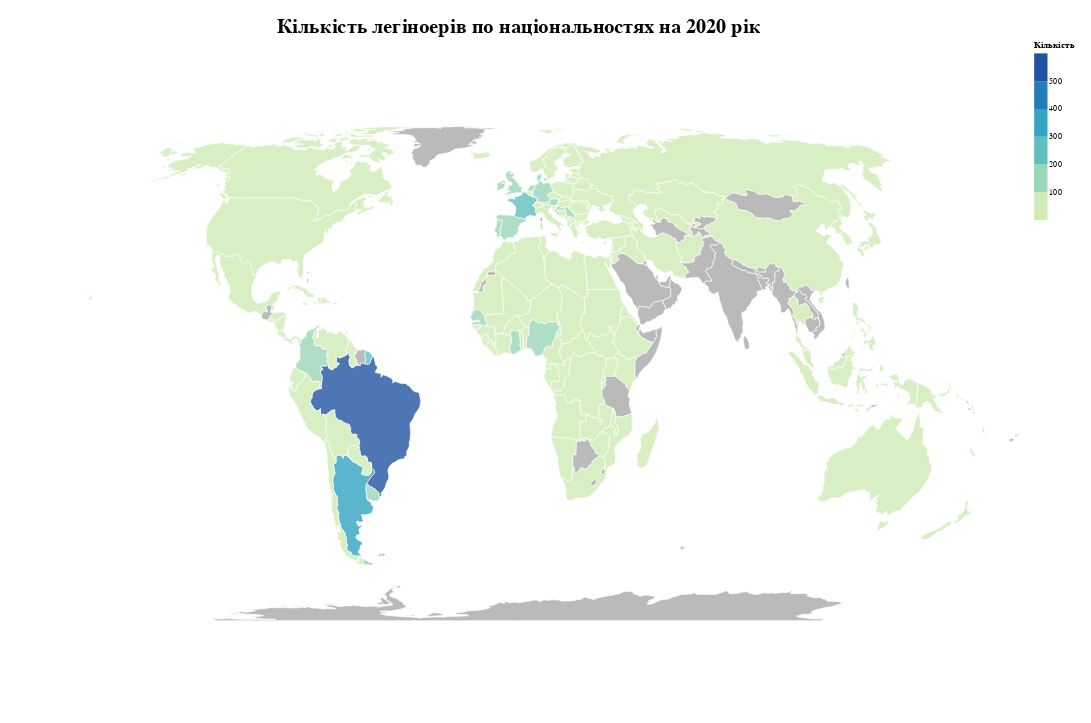

Notebook cell for this chart:
### Code cell
chart_1 = alt.Chart(
    legioner_countries,
    title='Кількість легіноерів по національностях на 2020 рік'
).project(
    type = 'equalEarth'
).mark_geoshape(
    stroke = 'white'
).encode(
    opacity = alt.condition(selection2, alt.value(0.8), alt.value(0.3)),
    tooltip = [
        alt.Tooltip('name:N', title='Країна'),
        alt.Tooltip('all_legioners:N', title='Легіонери'),
        alt.Tooltip('preferred_country:N', title='Улюблена країна')
    ],
    color = alt.Color(
        'all_legioners:Q',
        title='Кількість',
        bin = alt.Bin(maxbins=6),
    )
).add_selection(
    selection2
)

chart_2 = alt.Chart(
    no_legioner_countries
).project(
    type = 'equalEarth'
).mark_geoshape(
    stroke = 'white',
    fill = 'darkgray'
).encode(
    opacity = alt.condition(selection1, alt.value(0.8), alt.value(0.3)),
    tooltip = [
        alt.Tooltip('name:N', title='Країна'),
        alt.Tooltip('no_data:N', title='Легіонери'),
        alt.Tooltip('no_data:N', title='Улюблена країна')
    ],
).add_selection(
    selection1
)

alt.layer(
    chart_1,
    chart_2
).properties(
    padding=20,
    width = 1200,
    height = 800
).configure_title(
    fontSize=24
)

### Figure 1 — Vega-Lite specification as saved in the notebook (floating-point values rounded to 4 significant figures; data arrays with more than 128 entries replaced by an {"elided": "..."} marker saying what was removed)
{"config": {"view": {"continuousWidth": 400, "continuousHeight": 300}, "title": {"fontSize": 24}}, "layer": [{"data": {"name": "data-d398b79640aef8b9617cbc5c6ae4d5ac"}, "mark": {"type": "geoshape", "stroke": "white"}, "encoding": {"color": {"type": "quantitative", "bin": {"maxbins": 6}, "field": "all_legioners", "title": "Кількість"}, "opacity": {"condition": {"value": 0.8, "selection": "selector058"}, "value": 0.3}, "tooltip": [{"type": "nominal", "field": "name", "title": "Країна"}, {"type": "nominal", "field": "all_legioners", "title": "Легіонери"}, {"type": "nominal", "field": "preferred_country", "title": "Улюблена країна"}]}, "projection": {"type": "equalEarth"}, "selection": {"selector058": {"type": "single", "fields": ["geometry"], "encodings": ["color"]}}, "title": "Кількість легіноерів по національностях на 2020 рік"}, {"data": {"name": "data-2c98ebdd6bce9a404bf0b46193b89b7e"}, "mark": {"type": "geoshape", "fill": "darkgray", "stroke": "white"}, "encoding": {"opacity": {"condition": {"value": 0.8, "selection": "selector057"}, "value": 0.3}, "tooltip": [{"type": "nominal", "field": "name", "title": "Країна"}, {"type": "nominal", "field": "no_data", "title": "Легіонери"}, {"type": "nominal", "field": "no_data", "title": "Улюблена країна"}]}, "projection": {"type": "equalEarth"}, "selection": {"selector057": {"type": "single", "fields": ["geometry"], "encodings": ["color"]}}}], "height": 800, "padding": 20, "width": 1200, "$schema": "https://vega.github.io/schema/vega-lite/v4.8.1.json", "datasets": {"data-d398b79640aef8b9617cbc5c6ae4d5ac": {"elided": "134 records"}, "data-2c98ebdd6bce9a404bf0b46193b89b7e": [{"id": "ARE", "name": "United Arab Emirates", "no_data": "No Data", "type": "Feature", "geometry": {"type": "Polygon", "coordinates": [[[51.58, 24.25], [51.76, 24.29], [51.79, 24.02], [52.58, 24.18], [53.4, 24.15], [54.01, 24.12], [54.69, 24.8], [55.44, 25.44], [56.07, 26.06], [56.26, 25.71], [56.4, 24.92], [55.89, 24.92], [55.8, 24.27], [55.98, 24.13], [55.53, 23.93], [55.53, 23.52], [55.23, 23.11], [55.21, 22.71], [55.01, 22.5], [52.0, 23.0], [51.62, 24.01], [51.58, 24.25]]]}}, {"id": "ATA", "name": "Antarctica", "no_data": "No Data", "type": "Feature", "geometry": {"type": "MultiPolygon", "coordinates": {"elided": "8 rows, 1316 float values in total"}}}, {"id": "ATF", "name": "French Southern and Antarctic Lands", "no_data": "No Data", "type": "Feature", "geometry": {"type": "Polygon", "coordinates": [[[68.94, -48.62], [69.58, -48.94], [70.53, -49.06], [70.56, -49.26], [70.28, -49.71], [68.75, -49.77], [68.72, -49.24], [68.87, -48.83], [68.94, -48.62]]]}}, {"id": "BGD", "name": "Bangladesh", "no_data": "No Data", "type": "Feature", "geometry": {"type": "Polygon", "coordinates": [[[92.67, 22.04], [92.65, 21.32], [92.3, 21.48], [92.37, 20.67], [92.08, 21.19], [92.03, 21.7], [91.83, 22.18], [91.42, 22.77], [90.5, 22.81], [90.59, 22.39], [90.27, 21.84], [89.85, 22.04], [89.7, 21.86], [89.42, 21.97], [89.03, 22.06], [88.88, 22.88], [88.53, 23.63], [88.7, 24.23], [88.08, 24.5], [88.31, 24.87], [88.93, 25.24], [88.21, 25.77], [88.56, 26.45], [89.36, 26.01], [89.83, 25.97], [89.92, 25.27], [90.87, 25.13], [91.8, 25.15], [92.38, 24.98], [91.92, 24.13], [91.47, 24.07], [91.16, 23.5], [91.71, 22.99], [91.87, 23.62], [92.15, 23.63], [92.67, 22.04]]]}}, {"id": "BHS", "name": "The Bahamas", "no_data": "No Data", "type": "Feature", "geometry": {"type": "MultiPolygon", "coordinates": [[[[-77.53, 23.76], [-77.78, 23.71], [-78.03, 24.29], [-78.41, 24.58], [-78.19, 25.21], [-77.89, 25.17], [-77.54, 24.34], [-77.53, 23.76]]], [[[-77.82, 26.58], [-78.91, 26.42], [-78.98, 26.79], [-78.51, 26.87], [-77.85, 26.84], [-77.82, 26.58]]], [[[-77.0, 26.59], [-77.17, 25.88], [-77.36, 26.01], [-77.34, 26.53], [-77.79, 26.93], [-77.79, 27.04], [-77.0, 26.59]]]]}}, {"id": "BRN", "name": "Brunei", "no_data": "No Data", "type": "Feature", "geometry": {"type": "Polygon", "coordinates": [[[114.2, 4.526], [114.6, 4.9], [115.5, 5.448], [115.4, 4.955], [115.3, 4.317], [114.9, 4.348], [114.7, 4.008], [114.2, 4.526]]]}}, {"id": "BTN", "name": "Bhutan", "no_data": "No Data", "type": "Feature", "geometry": {"type": "Polygon", "coordinates": [[[91.7, 27.77], [92.1, 27.45], [92.03, 26.84], [91.22, 26.81], [90.37, 26.88], [89.74, 26.72], [88.84, 27.1], [88.81, 27.3], [89.48, 28.04], [90.02, 28.3], [90.73, 28.06], [91.26, 28.04], [91.7, 27.77]]]}}, {"id": "BWA", "name": "Botswana", "no_data": "No Data", "type": "Feature", "geometry": {"type": "Polygon", "coordinates": [[[25.65, -18.54], [25.85, -18.71], [26.16, -19.29], [27.3, -20.39], [27.72, -20.5], [27.73, -20.85], [28.02, -21.49], [28.79, -21.64], [29.43, -22.09], [28.02, -22.83], [27.12, -23.57], [26.79, -24.24], [26.49, -24.62], [25.94, -24.7], [25.77, -25.17], [25.66, -25.49], [25.03, -25.72], [24.21, -25.67], [23.73, -25.39], [23.31, -25.27], [22.82, -25.5], [22.58, -25.98], [22.11, -26.28], [21.61, -26.73], [20.89, -26.83], [20.67, -26.48], [20.76, -25.87], [20.17, -24.92], [19.9, -24.77], [19.9, -21.85], [20.88, -21.81], [20.91, -18.25], [21.66, -18.22], [23.2, -17.87], [23.58, -18.28], [24.22, -17.89], [24.52, -17.89], [25.08, -17.66], [25.26, -17.74], [25.65, -18.54]]]}}, {"id": "-99", "name": "Northern Cyprus", "no_data": "No Data", "type": "Feature", "geometry": {"type": "Polygon", "coordinates": [[[32.73, 35.14], [32.8, 35.15], [32.95, 35.39], [33.67, 35.37], [34.58, 35.67], [33.9, 35.25], [33.97, 35.06], [33.87, 35.09], [33.68, 35.02], [33.53, 35.04], [33.48, 35.0], [33.46, 35.1], [33.38, 35.16], [33.19, 35.17], [32.92, 35.09], [32.73, 35.14]]]}}, {"id": "DJI", "name": "Djibouti", "no_data": "No Data", "type": "Feature", "geometry": {"type": "Polygon", "coordinates": [[[43.08, 12.7], [43.32, 12.39], [43.29, 11.97], [42.72, 11.74], [43.15, 11.46], [42.78, 10.93], [42.55, 11.11], [42.31, 11.03], [41.76, 11.05], [41.74, 11.36], [41.66, 11.63], [42.0, 12.1], [42.35, 12.54], [42.78, 12.46], [43.08, 12.7]]]}}, {"id": "FJI", "name": "Fiji", "no_data": "No Data", "type": "Feature", "geometry": {"type": "MultiPolygon", "coordinates": [[[[178.4, -17.34], [178.7, -17.63], [178.6, -18.15], [177.9, -18.29], [177.4, -18.16], [177.3, -17.72], [177.7, -17.38], [178.1, -17.5], [178.4, -17.34]]], [[[179.4, -16.8], [178.7, -17.01], [178.6, -16.64], [179.1, -16.43], [179.4, -16.38], [180.0, -16.07], [180.0, -16.56], [179.4, -16.8]]], [[[-179.9, -16.5], [-180.0, -16.56], [-180.0, -16.07], [-179.8, -16.02], [-179.9, -16.5]]]]}}, {"id": "FLK", "name": "Falkland Islands", "no_data": "No Data", "type": "Feature", "geometry": {"type": "Polygon", "coordinates": [[[-61.2, -51.85], [-60.0, -51.25], [-59.15, -51.5], [-58.55, -51.1], [-57.75, -51.55], [-58.05, -51.9], [-59.4, -52.2], [-59.85, -51.85], [-60.7, -52.3], [-61.2, -51.85]]]}}, {"id": "GRL", "name": "Greenland", "no_data": "No Data", "type": "Feature", "geometry": {"type": "Polygon", "coordinates": {"elided": "1x132x2 float values"}}}, {"id": "GTM", "name": "Guatemala", "no_data": "No Data", "type": "Feature", "geometry": {"type": "Polygon", "coordinates": [[[-90.1, 13.74], [-90.61, 13.91], [-91.23, 13.93], [-91.69, 14.13], [-92.23, 14.54], [-92.2, 14.83], [-92.09, 15.06], [-92.23, 15.25], [-91.75, 16.07], [-90.46, 16.07], [-90.44, 16.41], [-90.6, 16.47], [-90.71, 16.69], [-91.08, 16.92], [-91.45, 17.25], [-91.0, 17.25], [-91.0, 17.82], [-90.07, 17.82], [-89.14, 17.81], [-89.15, 17.02], [-89.23, 15.89], [-88.93, 15.89], [-88.6, 15.71], [-88.52, 15.86], [-88.23, 15.73], [-88.68, 15.35], [-89.15, 15.07], [-89.23, 14.87], [-89.15, 14.68], [-89.35, 14.42], [-89.59, 14.36], [-89.53, 14.24], [-89.72, 14.13], [-90.06, 13.88], [-90.1, 13.74]]]}}, {"id": "IND", "name": "India", "no_data": "No Data", "type": "Feature", "geometry": {"type": "Polygon", "coordinates": {"elided": "1x136x2 float values"}}}, {"id": "KGZ", "name": "Kyrgyzstan", "no_data": "No Data", "type": "Feature", "geometry": {"type": "Polygon", "coordinates": [[[70.96, 42.27], [71.19, 42.7], [71.84, 42.85], [73.49, 42.5], [73.65, 43.09], [74.21, 43.3], [75.64, 42.88], [76.0, 42.99], [77.66, 42.96], [79.14, 42.86], [79.64, 42.5], [80.26, 42.35], [80.12, 42.12], [78.54, 41.58], [78.19, 41.19], [76.9, 41.07], [76.53, 40.43], [75.47, 40.56], [74.78, 40.37], [73.82, 39.89], [73.96, 39.66], [73.68, 39.43], [71.78, 39.28], [70.55, 39.6], [69.46, 39.53], [69.56, 40.1], [70.65, 39.94], [71.01, 40.24], [71.77, 40.15], [73.06, 40.87], [71.87, 41.39], [71.16, 41.14], [70.42, 41.52], [71.26, 42.17], [70.96, 42.27]]]}}, {"id": "KHM", "name": "Cambodia", "no_data": "No Data", "type": "Feature", "geometry": {"type": "Polygon", "coordinates": [[[103.5, 10.63], [103.1, 11.15], [102.6, 12.19], [102.3, 13.39], [103.0, 14.23], [104.3, 14.42], [105.2, 14.27], [106.0, 13.88], [106.5, 14.57], [107.4, 14.2], [107.6, 13.54], [107.5, 12.34], [105.8, 11.57], [106.2, 10.96], [105.2, 10.89], [104.3, 10.49], [103.5, 10.63]]]}}, {"id": "KWT", "name": "Kuwait", "no_data": "No Data", "type": "Feature", "geometry": {"type": "Polygon", "coordinates": [[[47.97, 29.98], [48.18, 29.53], [48.09, 29.31], [48.42, 28.55], [47.71, 28.53], [47.46, 29.0], [46.57, 29.1], [47.3, 30.06], [47.97, 29.98]]]}}, {"id": "LAO", "name": "Laos", "no_data": "No Data", "type": "Feature", "geometry": {"type": "Polygon", "coordinates": [[[105.2, 14.27], [105.5, 14.72], [105.6, 15.57], [104.8, 16.44], [104.7, 17.43], [104.0, 18.24], [103.2, 18.31], [103.0, 17.96], [102.4, 17.93], [102.1, 18.11], [101.1, 17.51], [101.0, 18.41], [101.3, 19.46], [100.6, 19.51], [100.5, 20.11], [100.1, 20.42], [100.3, 20.79], [101.2, 21.44], [101.3, 21.2], [101.8, 21.17], [101.7, 22.32], [102.2, 22.46], [102.8, 21.68], [103.2, 20.77], [104.4, 20.76], [104.8, 19.89], [104.2, 19.62], [103.9, 19.27], [105.1, 18.67], [105.9, 17.49], [106.6, 16.6], [107.3, 15.91], [107.6, 15.2], [107.4, 14.2], [106.5, 14.57], [106.0, 13.88], [105.2, 14.27]]]}}, {"id": "LKA", "name": "Sri Lanka", "no_data": "No Data", "type": "Feature", "geometry": {"type": "Polygon", "coordinates": [[[81.79, 7.523], [81.64, 6.482], [81.22, 6.197], [80.35, 5.968], [79.87, 6.763], [79.7, 8.201], [80.15, 9.824], [80.84, 9.268], [81.3, 8.564], [81.79, 7.523]]]}}, {"id": "LSO", "name": "Lesotho", "no_data": "No Data", "type": "Feature", "geometry": {"type": "Polygon", "coordinates": [[[28.98, -28.96], [29.33, -29.26], [29.02, -29.74], [28.85, -30.07], [28.29, -30.23], [28.11, -30.55], [27.75, -30.65], [27.0, -29.88], [27.53, -29.24], [28.07, -28.85], [28.54, -28.65], [28.98, -28.96]]]}}, {"id": "MMR", "name": "Myanmar", "no_data": "No Data", "type": "Feature", "geometry": {"type": "Polygon", "coordinates": {"elided": "1x70x2 float values"}}}, {"id": "MNG", "name": "Mongolia", "no_data": "No Data", "type": "Feature", "geometry": {"type": "Polygon", "coordinates": {"elided": "1x75x2 float values"}}}, {"id": "NPL", "name": "Nepal", "no_data": "No Data", "type": "Feature", "geometry": {"type": "Polygon", "coordinates": [[[88.12, 27.88], [88.04, 27.45], [88.17, 26.81], [88.06, 26.41], [87.23, 26.4], [86.02, 26.63], [85.25, 26.73], [84.68, 27.23], [83.3, 27.36], [82.0, 27.93], [81.06, 28.42], [80.09, 28.79], [80.48, 29.73], [81.11, 30.18], [81.53, 30.42], [82.33, 30.12], [83.34, 29.46], [83.9, 29.32], [84.23, 28.84], [85.01, 28.64], [85.82, 28.2], [86.95, 27.97], [88.12, 27.88]]]}}, {"id": "OMN", "name": "Oman", "no_data": "No Data", "type": "Feature", "geometry": {"type": "MultiPolygon", "coordinates": [[[[58.86, 21.11], [58.49, 20.43], [58.03, 20.48], [57.83, 20.24], [57.67, 19.74], [57.79, 19.07], [57.69, 18.94], [57.23, 18.95], [56.61, 18.57], [56.51, 18.09], [56.28, 17.88], [55.66, 17.88], [55.27, 17.63], [55.27, 17.23], [54.79, 16.95], [54.24, 17.04], [53.57, 16.71], [53.11, 16.65], [52.78, 17.35], [52.0, 19.0], [55.0, 20.0], [55.67, 22.0], [55.21, 22.71], [55.23, 23.11], [55.53, 23.52], [55.53, 23.93], [55.98, 24.13], [55.8, 24.27], [55.89, 24.92], [56.4, 24.92], [56.85, 24.24], [57.4, 23.88], [58.14, 23.75], [58.73, 23.57], [59.18, 22.99], [59.45, 22.66], [59.81, 22.53], [59.81, 22.31], [59.44, 21.71], [59.28, 21.43], [58.86, 21.11]]], [[[56.39, 25.9], [56.26, 25.71], [56.07, 26.06], [56.36, 26.4], [56.49, 26.31], [56.39, 25.9]]]]}}, {"id": "PAK", "name": "Pakistan", "no_data": "No Data", "type": "Feature", "geometry": {"type": "Polygon", "coordinates": {"elided": "1x66x2 float values"}}}, {"id": "QAT", "name": "Qatar", "no_data": "No Data", "type": "Feature", "geometry": {"type": "Polygon", "coordinates": [[[50.81, 24.75], [50.74, 25.48], [51.01, 26.01], [51.29, 26.11], [51.59, 25.8], [51.61, 25.22], [51.39, 24.63], [51.11, 24.56], [50.81, 24.75]]]}}, {"id": "-99", "name": "Western Sahara", "no_data": "No Data", "type": "Feature", "geometry": {"type": "Polygon", "coordinates": [[[-8.795, 27.12], [-8.818, 27.66], [-8.666, 27.66], [-8.665, 27.59], [-8.684, 27.4], [-8.687, 25.88], [-11.97, 25.93], [-11.94, 23.37], [-12.87, 23.28], [-13.12, 22.77], [-12.93, 21.33], [-16.85, 21.33], [-17.06, 21.0], [-17.02, 21.42], [-17.0, 21.42], [-14.75, 21.5], [-14.63, 21.86], [-14.22, 22.31], [-13.89, 23.69], [-12.5, 24.77], [-12.03, 26.03], [-11.72, 26.1], [-11.39, 26.88], [-10.55, 26.99], [-10.19, 26.86], [-9.735, 26.86], [-9.413, 27.09], [-8.795, 27.12]]]}}, {"id": "SAU", "name": "Saudi Arabia", "no_data": "No Data", "type": "Feature", "geometry": {"type": "Polygon", "coordinates": {"elided": "1x76x2 float values"}}}, {"id": "SLB", "name": "Solomon Islands", "no_data": "No Data", "type": "Feature", "geometry": {"type": "MultiPolygon", "coordinates": [[[[162.1, -10.48], [162.4, -10.83], [161.7, -10.82], [161.3, -10.2], [161.9, -10.45], [162.1, -10.48]]], [[[160.9, -9.873], [160.5, -9.895], [159.8, -9.794], [159.6, -9.64], [159.7, -9.243], [160.4, -9.4], [160.7, -9.61], [160.9, -9.873]]], [[[161.7, -9.6], [161.5, -9.784], [160.8, -8.918], [160.6, -8.32], [160.9, -8.32], [161.3, -9.12], [161.7, -9.6]]], [[[159.9, -8.337], [159.9, -8.538], [159.1, -8.114], [158.6, -7.755], [158.2, -7.422], [158.4, -7.32], [158.8, -7.56], [159.6, -8.02], [159.9, -8.337]]], [[[157.5, -7.348], [157.3, -7.405], [156.9, -7.177], [156.5, -6.766], [156.5, -6.599], [157.1, -7.022], [157.5, -7.348]]]]}}, {"id": "-99", "name": "Somaliland", "no_data": "No Data", "type": "Feature", "geometry": {"type": "Polygon", "coordinates": [[[48.94, 9.452], [48.49, 8.838], [47.79, 8.003], [46.95, 7.997], [43.68, 9.184], [43.3, 9.54], [42.93, 10.02], [42.56, 10.57], [42.78, 10.93], [43.15, 11.46], [43.47, 11.28], [43.67, 10.86], [44.12, 10.45], [44.61, 10.44], [45.56, 10.7], [46.65, 10.82], [47.53, 11.13], [48.02, 11.19], [48.38, 11.38], [48.95, 11.41], [48.94, 11.39], [48.94, 10.98], [48.94, 9.973], [48.94, 9.452]]]}}, {"id": "SOM", "name": "Somalia", "no_data": "No Data", "type": "Feature", "geometry": {"type": "Polygon", "coordinates": [[[49.73, 11.58], [50.26, 11.68], [50.73, 12.02], [51.11, 12.02], [51.13, 11.75], [51.04, 11.17], [51.05, 10.64], [50.83, 10.28], [50.55, 9.199], [50.07, 8.082], [49.45, 6.805], [48.59, 5.339], [47.74, 4.219], [46.56, 2.855], [45.56, 2.046], [44.07, 1.053], [43.14, 0.2922], [42.04, -0.9192], [41.81, -1.446], [41.59, -1.683], [40.99, -0.8583], [40.98, 2.785], [41.86, 3.919], [42.13, 4.234], [42.77, 4.253], [43.66, 4.958], [44.96, 5.002], [47.79, 8.003], [48.49, 8.838], [48.94, 9.452], [48.94, 9.973], [48.94, 10.98], [48.94, 11.39], [48.95, 11.41], [49.27, 11.43], [49.73, 11.58]]]}}, {"id": "SUR", "name": "Suriname", "no_data": "No Data", "type": "Feature", "geometry": {"type": "Polygon", "coordinates": [[[-57.15, 5.973], [-55.95, 5.773], [-55.84, 5.953], [-55.03, 6.025], [-53.96, 5.757], [-54.48, 4.897], [-54.4, 4.213], [-54.01, 3.62], [-54.18, 3.19], [-54.27, 2.732], [-54.52, 2.312], [-55.1, 2.524], [-55.57, 2.422], [-55.97, 2.51], [-56.07, 2.221], [-55.91, 2.022], [-56.0, 1.818], [-56.54, 1.9], [-57.15, 2.769], [-57.28, 3.333], [-57.6, 3.335], [-58.04, 4.061], [-57.86, 4.577], [-57.91, 4.813], [-57.31, 5.074], [-57.15, 5.973]]]}}, {"id": "SWZ", "name": "Swaziland", "no_data": "No Data", "type": "Feature", "geometry": {"type": "Polygon", "coordinates": [[[32.07, -26.73], [31.87, -27.18], [31.28, -27.29], [30.69, -26.74], [30.68, -26.4], [30.95, -26.02], [31.04, -25.73], [31.33, -25.66], [31.84, -25.84], [31.99, -26.29], [32.07, -26.73]]]}}, {"id": "TJK", "name": "Tajikistan", "no_data": "No Data", "type": "Feature", "geometry": {"type": "Polygon", "coordinates": [[[71.01, 40.24], [70.65, 39.94], [69.56, 40.1], [69.46, 39.53], [70.55, 39.6], [71.78, 39.28], [73.68, 39.43], [73.93, 38.51], [74.26, 38.61], [74.86, 38.38], [74.83, 37.99], [74.98, 37.42], [73.95, 37.42], [73.26, 37.5], [72.64, 37.05], [72.19, 36.95], [71.84, 36.74], [71.45, 37.07], [71.54, 37.91], [71.24, 37.95], [71.35, 38.26], [70.81, 38.49], [70.38, 38.14], [70.27, 37.74], [70.12, 37.59], [69.52, 37.61], [69.2, 37.15], [68.86, 37.34], [68.14, 37.02], [67.83, 37.14], [68.39, 38.16], [68.18, 38.9], [67.44, 39.14], [67.7, 39.58], [68.54, 39.53], [69.01, 40.09], [69.33, 40.73], [70.67, 40.96], [70.46, 40.5], [70.6, 40.22], [71.01, 40.24]]]}}, {"id": "TKM", "name": "Turkmenistan", "no_data": "No Data", "type": "Feature", "geometry": {"type": "Polygon", "coordinates": [[[61.21, 35.65], [61.12, 36.49], [60.38, 36.53], [59.23, 37.41], [58.44, 37.52], [57.33, 38.03], [56.62, 38.12], [56.18, 37.94], [55.51, 37.96], [54.8, 37.39], [53.92, 37.2], [53.74, 37.91], [53.88, 38.95], [53.1, 39.29], [53.36, 39.98], [52.69, 40.03], [52.92, 40.88], [53.86, 40.63], [54.74, 40.95], [54.01, 41.55], [53.72, 42.12], [52.92, 41.87], [52.81, 41.14], [52.5, 41.78], [52.94, 42.12], [54.08, 42.32], [54.76, 42.04], [55.46, 41.26], [55.97, 41.31], [57.1, 41.32], [56.93, 41.83], [57.79, 42.17], [58.63, 42.75], [59.98, 42.22], [60.08, 41.43], [60.47, 41.22], [61.55, 41.27], [61.88, 41.08], [62.37, 40.05], [63.52, 39.36], [64.17, 38.89], [65.22, 38.4], [66.55, 37.97], [66.52, 37.36], [66.22, 37.39], [65.75, 37.66], [65.59, 37.31], [64.75, 37.11], [64.55, 36.31], [63.98, 36.01], [63.19, 35.86], [62.98, 35.4], [62.23, 35.27], [61.21, 35.65]]]}}, {"id": "TLS", "name": "East Timor", "no_data": "No Data", "type": "Feature", "geometry": {"type": "Polygon", "coordinates": [[[125.0, -8.893], [125.1, -8.657], [125.9, -8.432], [126.6, -8.398], [127.0, -8.273], [127.3, -8.397], [127.0, -8.668], [125.9, -9.106], [125.1, -9.393], [125.1, -9.09], [125.0, -8.893]]]}}, {"id": "TWN", "name": "Taiwan", "no_data": "No Data", "type": "Feature", "geometry": {"type": "Polygon", "coordinates": [[[121.8, 24.39], [121.2, 22.79], [120.7, 21.97], [120.2, 22.81], [120.1, 23.56], [120.7, 24.54], [121.5, 25.3], [122.0, 25.0], [121.8, 24.39]]]}}, {"id": "TZA", "name": "United Republic of Tanzania", "no_data": "No Data", "type": "Feature", "geometry": {"type": "Polygon", "coordinates": [[[33.9, -0.95], [34.07, -1.06], [37.7, -3.097], [37.77, -3.677], [39.2, -4.677], [38.74, -5.909], [38.8, -6.476], [39.44, -6.84], [39.47, -7.1], [39.19, -7.704], [39.25, -8.008], [39.19, -8.486], [39.54, -9.112], [39.95, -10.1], [40.32, -10.32], [39.52, -10.9], [38.43, -11.29], [37.83, -11.27], [37.47, -11.57], [36.78, -11.59], [36.51, -11.72], [35.31, -11.44], [34.56, -11.52], [34.28, -10.16], [33.94, -9.694], [33.74, -9.417], [32.76, -9.231], [32.19, -8.93], [31.56, -8.762], [31.16, -8.595], [30.74, -8.34], [30.2, -7.08], [29.62, -6.52], [29.42, -5.94], [29.52, -5.42], [29.34, -4.5], [29.75, -4.452], [30.12, -4.09], [30.51, -3.569], [30.75, -3.359], [30.74, -3.034], [30.53, -2.808], [30.47, -2.414], [30.76, -2.287], [30.82, -1.699], [30.42, -1.135], [30.77, -1.015], [31.87, -1.027], [33.9, -0.95]]]}}, {"id": "VNM", "name": "Vietnam", "no_data": "No Data", "type": "Feature", "geometry": {"type": "Polygon", "coordinates": [[[108.1, 21.55], [106.7, 20.7], [105.9, 19.75], [105.7, 19.06], [106.4, 18.0], [107.4, 16.7], [108.3, 16.08], [108.9, 15.28], [109.3, 13.43], [109.2, 11.67], [108.4, 11.01], [107.2, 10.36], [106.4, 9.531], [105.2, 8.6], [104.8, 9.241], [105.1, 9.918], [104.3, 10.49], [105.2, 10.89], [106.2, 10.96], [105.8, 11.57], [107.5, 12.34], [107.6, 13.54], [107.4, 14.2], [107.6, 15.2], [107.3, 15.91], [106.6, 16.6], [105.9, 17.49], [105.1, 18.67], [103.9, 19.27], [104.2, 19.62], [104.8, 19.89], [104.4, 20.76], [103.2, 20.77], [102.8, 21.68], [102.2, 22.46], [102.7, 22.71], [103.5, 22.7], [104.5, 22.82], [105.3, 23.35], [105.8, 22.98], [106.7, 22.79], [106.6, 22.22], [107.0, 21.81], [108.1, 21.55]]]}}, {"id": "VUT", "name": "Vanuatu", "no_data": "No Data", "type": "Feature", "geometry": {"type": "MultiPolygon", "coordinates": [[[[167.8, -16.47], [167.5, -16.6], [167.2, -16.16], [167.2, -15.89], [167.8, -16.47]]], [[[167.1, -14.93], [167.3, -15.74], [167.0, -15.61], [166.8, -15.67], [166.6, -15.39], [166.6, -14.63], [167.1, -14.93]]]]}}, {"id": "PSE", "name": "West Bank", "no_data": "No Data", "type": "Feature", "geometry": {"type": "Polygon", "coordinates": [[[35.55, 32.39], [35.55, 31.78], [35.4, 31.49], [34.93, 31.35], [34.97, 31.62], [35.23, 31.75], [34.97, 31.87], [35.18, 32.53], [35.55, 32.39]]]}}, {"id": "YEM", "name": "Yemen", "no_data": "No Data", "type": "Feature", "geometry": {"type": "Polygon", "coordinates": [[[53.11, 16.65], [52.39, 16.38], [52.19, 15.94], [52.17, 15.6], [51.17, 15.18], [49.57, 14.71], [48.68, 14.0], [48.24, 13.95], [47.94, 14.01], [47.35, 13.59], [46.72, 13.4], [45.88, 13.35], [45.63, 13.29], [45.41, 13.03], [45.14, 12.95], [44.99, 12.7], [44.49, 12.72], [44.18, 12.59], [43.48, 12.64], [43.22, 13.22], [43.25, 13.77], [43.09, 14.06], [42.89, 14.8], [42.6, 15.21], [42.81, 15.26], [42.7, 15.72], [42.82, 15.91], [42.78, 16.35], [43.22, 16.67], [43.12, 17.09], [43.38, 17.58], [43.79, 17.32], [44.06, 17.41], [45.22, 17.43], [45.4, 17.33], [46.37, 17.23], [46.75, 17.28], [47.0, 16.95], [47.47, 17.12], [48.18, 18.17], [49.12, 18.62], [52.0, 19.0], [52.78, 17.35], [53.11, 16.65]]]}}]}}
